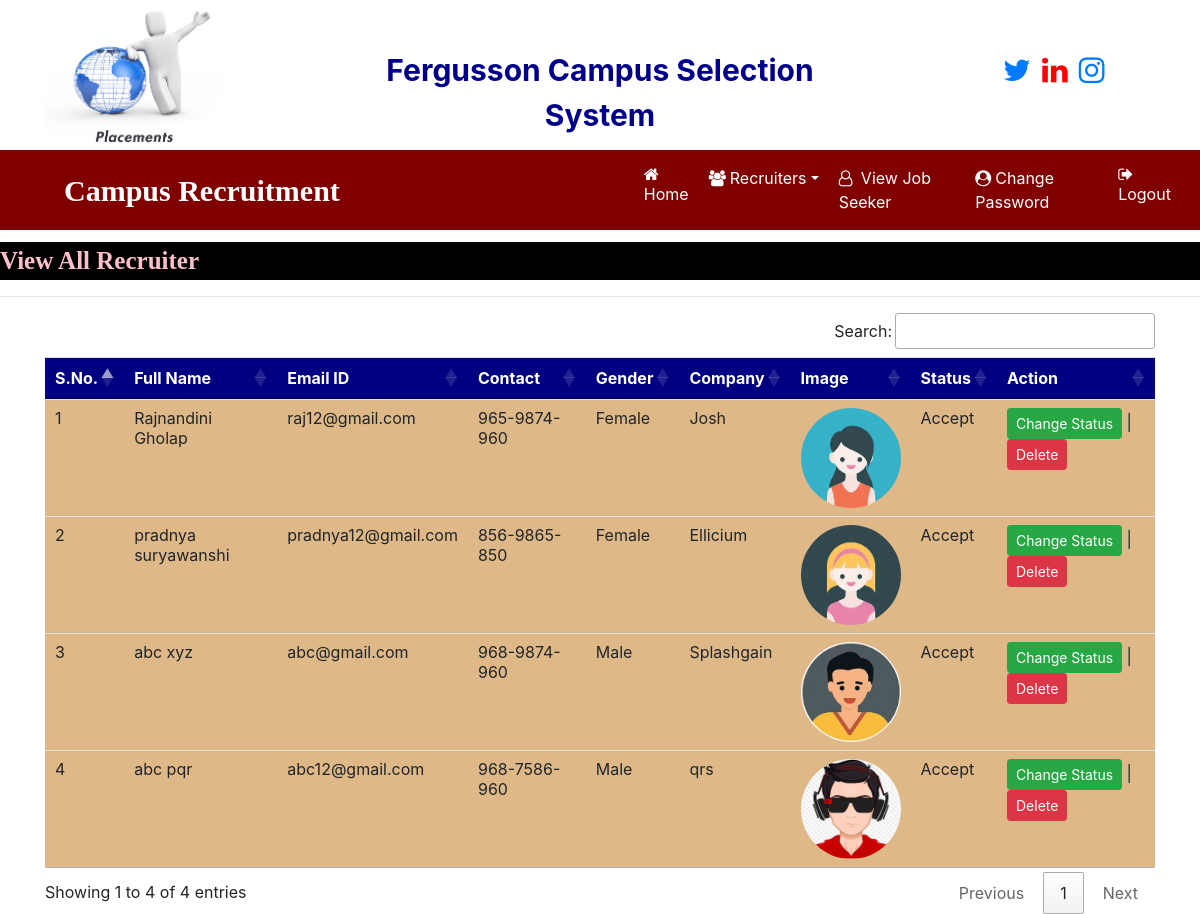
Page /recruiter_all (signed in) on the committed database.
### job/models.py (models this page shows, shortened)
class Recruiter(models.Model):
    user = models.ForeignKey(User,on_delete=models.CASCADE)
    mobile = models.CharField(max_length=15,null=True)
    image = models.FileField(null=True)
    gender = models.CharField(max_length=10,null=True)
    company= models.CharField(max_length=100,null=True)
    type = models.CharField(max_length=15,null=True)
    status = models.CharField(max_length=20, null=True)

### job/views.py (the view)
# urls.py: path('recruiter_all',recruiter_all,name="recruiter_all"),
def recruiter_all(request):
    if not request.user.is_authenticated:
        return redirect('admin_login')
    data = Recruiter.objects.all()
    d = {'data':data}
    return render(request,'recruiter_all.html',d)

### job/templates/recruiter_all.html
{% load static %}
{% block body %}
{% include 'admin_navigation.html' %}
<marquee style = "font-family : 'Monotype Corsiva' ; font-size : 25px ; color : pink ; background-color : black ; font-weight : bold ; margin-top:1%">
    View All Recruiter
</marquee>
<hr>
<div class="container">
<table class="table table-hover" id="example">
    <thead>
    <tr style = "background-color : #000080 ; color : white">
        <th>S.No.</th>
        <th>Full Name</th>
        <th>Email ID</th>
        <th>Contact</th>
        <th>Gender</th>
        <th>Company</th>
        <th>Image</th>
        <th>Status</th>
        <th>Action</th>
    </tr>
    </thead>
    <tbody>
    {% for i in data %}
    <tr style = "background-color : #DEB887">
        <td>{{forloop.counter}}</td>
        <td>{{i.user.first_name}} {{i.user.last_name}}</td>
        <td>{{i.user.username}}</td>
        <td>{{i.mobile}}</td>
        <td>{{i.gender}}</td>
        <td>{{i.company}}</td>
        <td><img src = "{{i.image.url}}" style="width:100px ; height : 100px ; border-radius:50%"></td>
        <td>{{i.status}}</td>
        <td><a href="{% url 'change_status' i.id %}" class="btn btn-success btn-sm" >Change Status</a>
        | <a href="{% url 'delete_recruiter' i.user.id %}" class="btn btn-danger btn-sm" >Delete</a>
        </td>
    </tr>
    {% endfor %}
    </tbody>
</table>
</div>
{% endblock %}

### rows in the picture
Recruiter: user.first_name "Rajnandini", user.last_name "Gholap", user.username "raj12@gmail.com", mobile "965-9874-960", gender "Female", company "Josh", image (picture), status "Accept"
Recruiter: user.first_name "pradnya", user.last_name "suryawanshi", user.username "pradnya12@gmail.com", mobile "856-9865-850", gender "Female", company "Ellicium", image (picture), status "Accept"
Recruiter: user.first_name "abc", user.last_name "xyz", user.username "abc@gmail.com", mobile "968-9874-960", gender "Male", company "Splashgain", image (picture), status "Accept"
Recruiter: user.first_name "abc", user.last_name "pqr", user.username "abc12@gmail.com", mobile "968-7586-960", gender "Male", company "qrs", image (picture), status "Accept"
